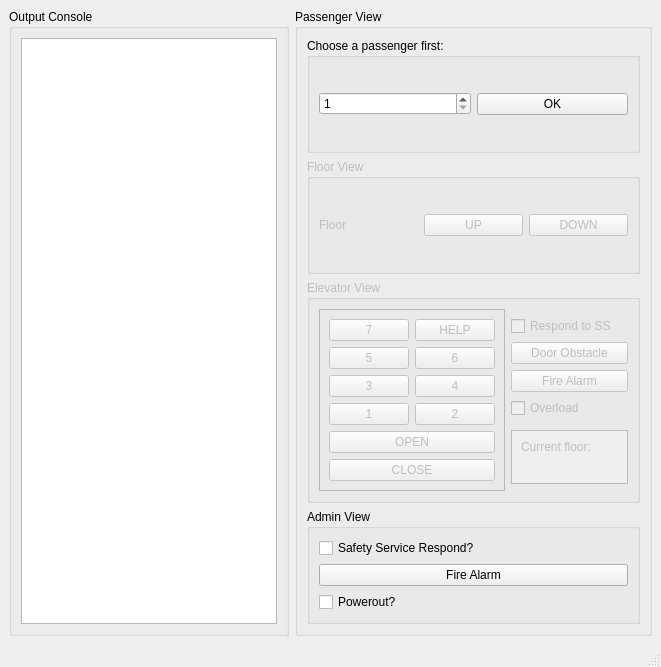
<?xml version="1.0" encoding="UTF-8"?>
<ui version="4.0">
 <class>MainWindow</class>
 <widget class="QMainWindow" name="MainWindow">
  <property name="geometry">
   <rect>
    <x>0</x>
    <y>0</y>
    <width>661</width>
    <height>667</height>
   </rect>
  </property>
  <property name="windowTitle">
   <string>MainWindow</string>
  </property>
  <widget class="QWidget" name="centralwidget">
   <layout class="QFormLayout" name="formLayout">
    <item row="0" column="0">
     <widget class="QGroupBox" name="outputGroupBox">
      <property name="title">
       <string>Output Console</string>
      </property>
      <layout class="QVBoxLayout" name="verticalLayout_3">
       <item>
        <widget class="QTextEdit" name="outputText"/>
       </item>
      </layout>
     </widget>
    </item>
    <item row="0" column="1">
     <widget class="QGroupBox" name="passengerGroupBox">
      <property name="title">
       <string>Passenger View</string>
      </property>
      <layout class="QVBoxLayout" name="verticalLayout">
       <item>
        <widget class="QGroupBox" name="groupBox">
         <property name="title">
          <string>Choose a passenger first:</string>
         </property>
         <layout class="QHBoxLayout" name="horizontalLayout_2">
          <item>
           <widget class="QSpinBox" name="passengerSpinBox">
            <property name="minimum">
             <number>1</number>
            </property>
            <property name="maximum">
             <number>3</number>
            </property>
           </widget>
          </item>
          <item>
           <widget class="QPushButton" name="okButton">
            <property name="text">
             <string>OK</string>
            </property>
           </widget>
          </item>
         </layout>
        </widget>
       </item>
       <item>
        <widget class="QGroupBox" name="floorGroupBox">
         <property name="enabled">
          <bool>false</bool>
         </property>
         <property name="title">
          <string>Floor View</string>
         </property>
         <layout class="QHBoxLayout" name="horizontalLayout">
          <item>
           <widget class="QLabel" name="staticFloorNumberLabel">
            <property name="text">
             <string>Floor</string>
            </property>
           </widget>
          </item>
          <item>
           <widget class="QPushButton" name="upButton">
            <property name="text">
             <string>UP</string>
            </property>
           </widget>
          </item>
          <item>
           <widget class="QPushButton" name="downButton">
            <property name="text">
             <string>DOWN</string>
            </property>
           </widget>
          </item>
         </layout>
        </widget>
       </item>
       <item>
        <widget class="QGroupBox" name="elevatorGroupBox">
         <property name="enabled">
          <bool>false</bool>
         </property>
         <property name="title">
          <string>Elevator View</string>
         </property>
         <layout class="QGridLayout" name="gridLayout_2">
          <item row="0" column="0" rowspan="8">
           <widget class="QFrame" name="elevatorPanel">
            <property name="frameShape">
             <enum>QFrame::StyledPanel</enum>
            </property>
            <property name="frameShadow">
             <enum>QFrame::Raised</enum>
            </property>
            <layout class="QGridLayout" name="gridLayout">
             <item row="0" column="0">
              <widget class="QPushButton" name="floor7Button">
               <property name="text">
                <string>7</string>
               </property>
              </widget>
             </item>
             <item row="0" column="1">
              <widget class="QPushButton" name="helpButton">
               <property name="text">
                <string>HELP</string>
               </property>
              </widget>
             </item>
             <item row="1" column="0">
              <widget class="QPushButton" name="floor5Button">
               <property name="text">
                <string>5</string>
               </property>
              </widget>
             </item>
             <item row="1" column="1">
              <widget class="QPushButton" name="floor6Button">
               <property name="text">
                <string>6</string>
               </property>
              </widget>
             </item>
             <item row="2" column="0">
              <widget class="QPushButton" name="floor3Button">
               <property name="text">
                <string>3</string>
               </property>
              </widget>
             </item>
             <item row="2" column="1">
              <widget class="QPushButton" name="floor4Button">
               <property name="text">
                <string>4</string>
               </property>
              </widget>
             </item>
             <item row="3" column="0">
              <widget class="QPushButton" name="floor1Button">
               <property name="text">
                <string>1</string>
               </property>
              </widget>
             </item>
             <item row="3" column="1">
              <widget class="QPushButton" name="floor2Button">
               <property name="text">
                <string>2</string>
               </property>
              </widget>
             </item>
             <item row="4" column="0" colspan="2">
              <widget class="QPushButton" name="openButton">
               <property name="text">
                <string>OPEN</string>
               </property>
              </widget>
             </item>
             <item row="5" column="0" colspan="2">
              <widget class="QPushButton" name="closeButton">
               <property name="text">
                <string>CLOSE</string>
               </property>
              </widget>
             </item>
            </layout>
           </widget>
          </item>
          <item row="6" column="1">
           <widget class="QFrame" name="displayFrame">
            <property name="autoFillBackground">
             <bool>true</bool>
            </property>
            <property name="styleSheet">
             <string notr="true"/>
            </property>
            <property name="frameShape">
             <enum>QFrame::StyledPanel</enum>
            </property>
            <property name="frameShadow">
             <enum>QFrame::Raised</enum>
            </property>
            <layout class="QVBoxLayout" name="verticalLayout_4">
             <item>
              <widget class="QLabel" name="floorNumberLabel">
               <property name="autoFillBackground">
                <bool>false</bool>
               </property>
               <property name="styleSheet">
                <string notr="true"/>
               </property>
               <property name="text">
                <string>Current floor:</string>
               </property>
              </widget>
             </item>
             <item>
              <widget class="QLabel" name="warningLabel">
               <property name="styleSheet">
                <string notr="true"/>
               </property>
               <property name="text">
                <string/>
               </property>
               <property name="wordWrap">
                <bool>true</bool>
               </property>
              </widget>
             </item>
            </layout>
           </widget>
          </item>
          <item row="2" column="1">
           <widget class="QPushButton" name="doorObstacleButton">
            <property name="text">
             <string>Door Obstacle</string>
            </property>
           </widget>
          </item>
          <item row="4" column="1">
           <widget class="QCheckBox" name="overloadCheckBox">
            <property name="text">
             <string>Overload</string>
            </property>
           </widget>
          </item>
          <item row="1" column="1">
           <widget class="QCheckBox" name="passengerRespondCheckBox">
            <property name="text">
             <string>Respond to SS</string>
            </property>
           </widget>
          </item>
          <item row="3" column="1">
           <widget class="QPushButton" name="elevatorFireAlarmButton">
            <property name="text">
             <string>Fire Alarm</string>
            </property>
           </widget>
          </item>
         </layout>
        </widget>
       </item>
       <item>
        <widget class="QGroupBox" name="adminGroupBox">
         <property name="title">
          <string>Admin View</string>
         </property>
         <layout class="QGridLayout" name="gridLayout_3">
          <item row="0" column="0">
           <widget class="QCheckBox" name="safetyServiceCheckBox">
            <property name="text">
             <string>Safety Service Respond?</string>
            </property>
           </widget>
          </item>
          <item row="1" column="0">
           <widget class="QPushButton" name="buildingFireButton">
            <property name="text">
             <string>Fire Alarm</string>
            </property>
           </widget>
          </item>
          <item row="2" column="0">
           <widget class="QCheckBox" name="poweroutCheckBox">
            <property name="text">
             <string>Powerout?</string>
            </property>
           </widget>
          </item>
         </layout>
        </widget>
       </item>
      </layout>
     </widget>
    </item>
   </layout>
  </widget>
  <widget class="QMenuBar" name="menubar">
   <property name="geometry">
    <rect>
     <x>0</x>
     <y>0</y>
     <width>661</width>
     <height>22</height>
    </rect>
   </property>
  </widget>
  <widget class="QStatusBar" name="statusbar"/>
 </widget>
 <resources/>
 <connections/>
</ui>
